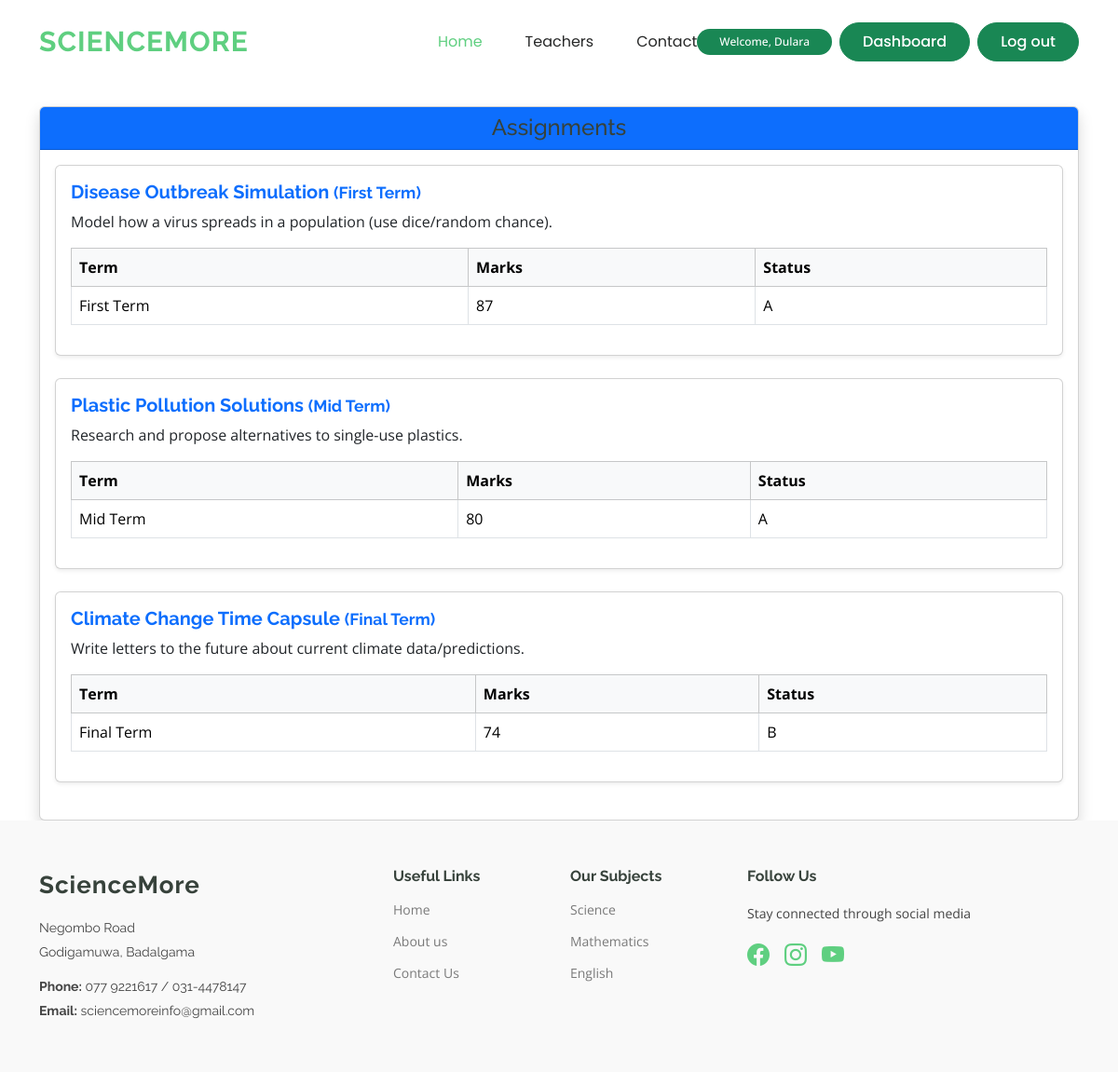
The app's page /web/student_assignments/view_assignments.php?subject_id=1 (signed in) with its own data.
### tables this page shows
CREATE TABLE `assignment_titles` (
  `Id` int(11) NOT NULL,
  `class_id` int(11) NOT NULL,
  `title` varchar(255) NOT NULL,
  `term_id` int(11) NOT NULL,
  `Status` varchar(255) NOT NULL
);

CREATE TABLE `terms` (
  `Id` int(11) NOT NULL,
  `term` varchar(255) NOT NULL
);

CREATE TABLE `assignments` (
  `Id` int(11) NOT NULL,
  `title_id` int(11) NOT NULL,
  `description` text NOT NULL,
  `due_date` date NOT NULL,
  `created_at` date NOT NULL
);

### web/student_assignments/view_assignments.php (the view, shortened to what this page needs)
<?php
$db = dbConn();
$studentId = $_SESSION['STUDENT_ID'];
$subjectId = $_GET['subject_id'];
$sqlClass = "SELECT c.Id
             FROM student_enroll se
             JOIN classes c ON se.class_id = c.Id
             WHERE se.student_id = $studentId AND c.Subject_id = '$subjectId'";
$classResult = $db->query($sqlClass);
$classRow = $classResult->fetch_assoc();
$classId = $classRow['Id'];
$sql = "SELECT
            ats.Id AS title_id,
            ats.title,
            ats.Status,
            t.term,
            ats.term_id,
            a.Id AS assignment_id,
            a.description,
            a.due_date
        FROM assignment_titles ats
        JOIN assignments a ON a.title_id = ats.Id
        JOIN terms t ON ats.term_id = t.Id
        WHERE ats.class_id = $classId";
$result = $db->query($sql);
?>
<div class="container mt-4">
    <div class="card shadow">
        <div class="card-header bg-primary text-white text-center">
            <h4 class="mb-0">Assignments</h4>
        </div>
        <div class="card-body">
            <?php if ($result->num_rows > 0) { ?>
                <?php while ($row = $result->fetch_assoc()) {
                    $assignmentId = $row['assignment_id'];
                    $termId = $row['term_id'];
                    $status = $row['Status'];
                    $dueDate = $row['due_date'];
                    $today = date('Y-m-d');
                ?>
                    <div class="card mb-4 shadow-sm">
                        <div class="card-body">
                            <h5 class="card-title text-primary fw-bold">
                                <?= $row['title'] ?> <small>(<?= $row['term'] ?>)</small>
                            </h5>
                            <p><?= $row['description'] ?></p>
                            <?php if ($status == 'Ongoing') { ?>
                                <p class="text-danger"><strong>Due:</strong> <?= $dueDate ?></p>
                                <?php if ($dueDate == $today) { ?>
                                    <p class="text-warning"><strong>Today is the last day of submission.</strong></p>
                                <?php } ?>
                                <?php
                                $sqlCheck = "SELECT * FROM assignment_submissions
                                             WHERE assignment_id = '$assignmentId'
                                             AND student_id = '$studentId'
                                             AND term_id = '$termId'";
                                $resCheck = $db->query($sqlCheck);
                                $existing = $resCheck->fetch_assoc();
                                ?>
                                <?php if ($existing) { ?>
                                    <div class="mb-2">
                                        <p class="text-success">
                                            Submitted:
                                            <a href="../../system/uploads/<?= htmlspecialchars($existing['file_name']) ?>" target="_blank">
                                                <?= htmlspecialchars($existing['file_name']) ?>
                                            </a>
                                        </p>
                                        <p class="text-muted">You can update before due date.</p>
                                    </div>
                                <?php } ?>
                                <form action="upload_assignment.php" method="post" enctype="multipart/form-data">
                                    <input type="hidden" name="assignment_id" value="<?= $assignmentId ?>">
                                    <input type="hidden" name="term_id" value="<?= $termId ?>">
                                    <div class="mb-2">
                                        <input type="file" name="assignment_file" class="form-control" required>
                                    </div>
                                    <button type="submit" class="btn btn-sm btn-<?= $existing ? 'warning' : 'success' ?>">
                                        <i class="bi bi-upload"></i> <?= $existing ? 'Update Submission' : 'Upload Assignment' ?>
                                    </button>
                                </form>
                            <?php } else {
                                $sqlMark = "SELECT am.marks
                                            FROM assignment_submissions s
                                            LEFT JOIN assignments_marks am ON s.Id = am.submission_id
                                            WHERE s.assignment_id = '$assignmentId' AND s.student_id = '$studentId'";
                                $resMark = $db->query($sqlMark);
                                $markRow = $resMark->fetch_assoc();
                                if ($markRow) {
                                    $marks = $markRow['marks'];
                                    if (is_null($marks)) {
                                        $grade = 'Absent';
                                        $rowClass = 'style="background-color:rgba(235, 143, 39, 1);"';
                                    } elseif ($marks >= 75) {
                                        $grade = 'A';
                                        $rowClass = 'class="bg-success text-white"';
                                    } elseif ($marks >= 65) {
                                        $grade = 'B';
                                        $rowClass = 'style="background-color:rgba(109, 241, 57, 1);"';
                                    } elseif ($marks >= 55) {
                                        $grade = 'C';
                                        $rowClass = 'style="background-color:rgba(142, 247, 100, 1);"';
                                    } elseif ($marks >= 35) {
                                        $grade = 'S';
                                        $rowClass = 'class="bg-warning"';
                                    } else {
                                        $grade = 'F';
                                        $rowClass = 'class="bg-danger text-white"';
                                    }
                                ?>
                                    <table class="table table-bordered mt-3">
                                        <thead class="table-light">
                                            <tr>
                                                <th>Term</th>
                                                <th>Marks</th>
                                                <th>Status</th>
                                            </tr>
                                        </thead>
                                        <tbody>
                                            <tr <?= $rowClass ?>>
                                                <td><?= $row['term'] ?></td>
                                                <td><?= is_null($marks) ? '0' : $marks ?></td>
                                                <td><?= $grade ?></td>
                                            </tr>
                                        </tbody>
                                    </table>
                                <?php } else { ?>
                                    <div class="alert alert-warning">No submission or marks found.</div>
                                <?php } ?>
                            <?php } ?>
                        </div>
                    </div>
                <?php } ?>
            <?php } else { ?>
                <div class="alert alert-info text-center">No assignments available.</div>
            <?php } ?>
        </div>
    </div>
</div>
<?php
include '../layouts.php';
?>

### web/css/main.css (style rules this page uses)
:root { --default-font: "Open Sans", system-ui, -apple-system, "Segoe UI", Roboto, "Helvetica Neue", Arial, "Noto Sans", "Liberation Sans", sans-serif, "Apple Color Emoji", "Segoe UI Emoji", "Segoe UI Symbol", "Noto Color Emoji"; --heading-font: "Raleway", sans-serif; --nav-font: "Poppins", sans-serif; }
:root { --background-color: #ffffff; --default-color: #444444; --heading-color: #37423b; --accent-color: #5fcf80; --surface-color: #ffffff; --contrast-color: #ffffff; }
:root { --nav-color: #272828; --nav-hover-color: #5fcf80; --nav-mobile-background-color: #ffffff; --nav-dropdown-background-color: #ffffff; --nav-dropdown-color: #272828; --nav-dropdown-hover-color: #5fcf80; }
:root { scroll-behavior: smooth; }
body { color: var(--default-color); background-color: var(--background-color); font-family: var(--default-font); }
h1, h2, h3, h4, h5, h6 { color: var(--heading-color); font-family: var(--heading-font); }

### records on screen
assignment_titles: title "Disease Outbreak Simulation", term.term "First Term", assignments.description "Model how a virus spreads in a population (use dice/random chance).", marks "87", grade "A"
assignment_titles: title "Plastic Pollution Solutions", term.term "Mid Term", assignments.description "Research and propose alternatives to single-use plastics.", marks "80", grade "A"
assignment_titles: title "Climate Change Time Capsule", term.term "Final Term", assignments.description "Write letters to the future about current climate data/predictions.", marks "74", grade "B"

### other values on screen
$_SESSION['NAME'] "Dulara"
